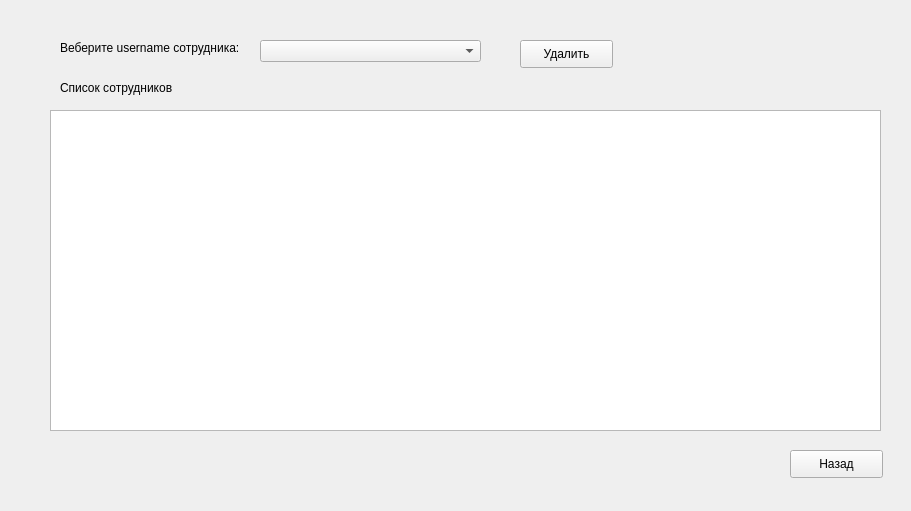
    <widget class="QWidget" name="DelAccMan">
     <property name="minimumSize">
      <size>
       <width>911</width>
       <height>511</height>
      </size>
     </property>
     <widget class="QLabel" name="label">
      <property name="geometry">
       <rect>
        <x>60</x>
        <y>40</y>
        <width>201</width>
        <height>16</height>
       </rect>
      </property>
      <property name="text">
       <string>Веберите username сотрудника:</string>
      </property>
     </widget>
     <widget class="QPushButton" name="del_Delete">
      <property name="geometry">
       <rect>
        <x>520</x>
        <y>40</y>
        <width>93</width>
        <height>28</height>
       </rect>
      </property>
      <property name="text">
       <string>Удалить</string>
      </property>
     </widget>
     <widget class="QPushButton" name="del_Back">
      <property name="geometry">
       <rect>
        <x>790</x>
        <y>450</y>
        <width>93</width>
        <height>28</height>
       </rect>
      </property>
      <property name="text">
       <string>Назад</string>
      </property>
     </widget>
     <widget class="QTableWidget" name="del_table">
      <property name="geometry">
       <rect>
        <x>50</x>
        <y>110</y>
        <width>831</width>
        <height>321</height>
       </rect>
      </property>
     </widget>
     <widget class="QLabel" name="label_2">
      <property name="geometry">
       <rect>
        <x>60</x>
        <y>80</y>
        <width>271</width>
        <height>16</height>
       </rect>
      </property>
      <property name="text">
       <string>Список сотрудников</string>
      </property>
     </widget>
     <widget class="QComboBox" name="del_UsernameList">
      <property name="geometry">
       <rect>
        <x>260</x>
        <y>40</y>
        <width>221</width>
        <height>22</height>
       </rect>
      </property>
     </widget>
    </widget>
